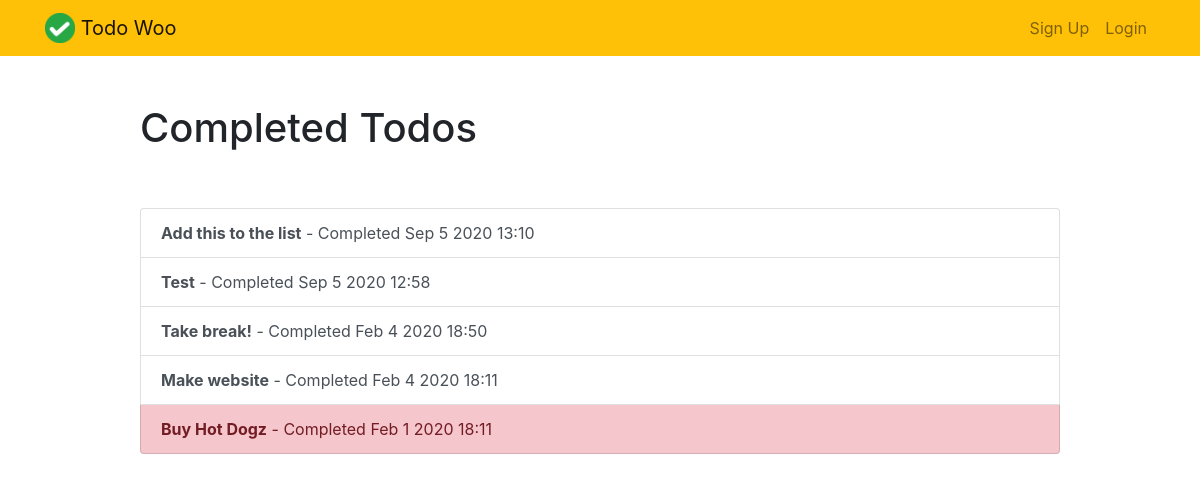
The app's page /completed/ with its own data.
### todo/models.py (models this page shows, shortened)
class Todo(models.Model):
    title = models.CharField(max_length=100)
    memo = models.TextField(blank=True)
    created = models.DateTimeField(auto_now_add=True)
    datecompleted = models.DateTimeField(null=True, blank=True)
    important = models.BooleanField(default=False)

### todo/views.py (the view)
# urls.py: path('completed/', views.completedtodos, name='completedtodos'),
def completedtodos(request):
    todos = Todo.objects.filter(datecompleted__isnull=False).order_by('-datecompleted')
    return render(request, 'todo/completedtodos.html', {'todos':todos})

### todo/templates/todo/completedtodos.html
{% extends "todo/base.html" %}
{% block content %}
    <div class="row justify-content-center mt-5">
        <div class="col-md-10">
            <h1>Completed Todos</h1>
        </div>
    </div>
    <div class="row justify-content-center mt-5">
        <div class="col-md-10">
            <div class="list-group">
                {% for todo in todos %}
                    <a href="{% url 'viewtodo' todo.id %}" class="list-group-item list-group-item-action{% if todo.important %} list-group-item-danger{% endif %}"><b>{{ todo.title }}</b> - Completed {{ todo.datecompleted|date:'M j Y H:i' }}</a>
                {% endfor %}
            </div>
        </div>
    </div>
{% endblock %}

### todo/templates/todo/base.html (shortened to what this page needs)
{% load static %}
<!doctype html>
<html lang="en">
<head>
    <link rel="stylesheet" href="https://stackpath.bootstrapcdn.com/bootstrap/4.4.1/css/bootstrap.min.css">
</head>
<body>
<nav class="navbar navbar-expand-md navbar-light bg-warning">
<div class="container">
    <a class="navbar-brand" href="{% url 'home' %}">
         <img src="{% static 'todo/logo.png' %}" width="30" height="30" class="d-inline-block align-top">
        <span>Todo Woo</span>
    </a>
    <div class="collapse navbar-collapse" id="navbarNav">
    <ul class="navbar-nav ml-auto">
                <li class="nav-item">
                    <a class="nav-link" href="#">Sign Up</a>
                </li>
                <li class="nav-item">
                    <a class="nav-link" href="#">Login</a>
                </li>
        </ul>
    </div>
</div>
</nav>
<div class="container">
{% block content %}{% endblock %}
</div>
</body>
</html>

### records on screen
Todo: title "Add this to the list", datecompleted "Sep 5 2020 13:10"
Todo: title "Test", datecompleted "Sep 5 2020 12:58"
Todo: title "Take break!", datecompleted "Feb 4 2020 18:50"
Todo: title "Make website", datecompleted "Feb 4 2020 18:11"
Todo: title "Buy Hot Dogz", datecompleted "Feb 1 2020 18:11"
